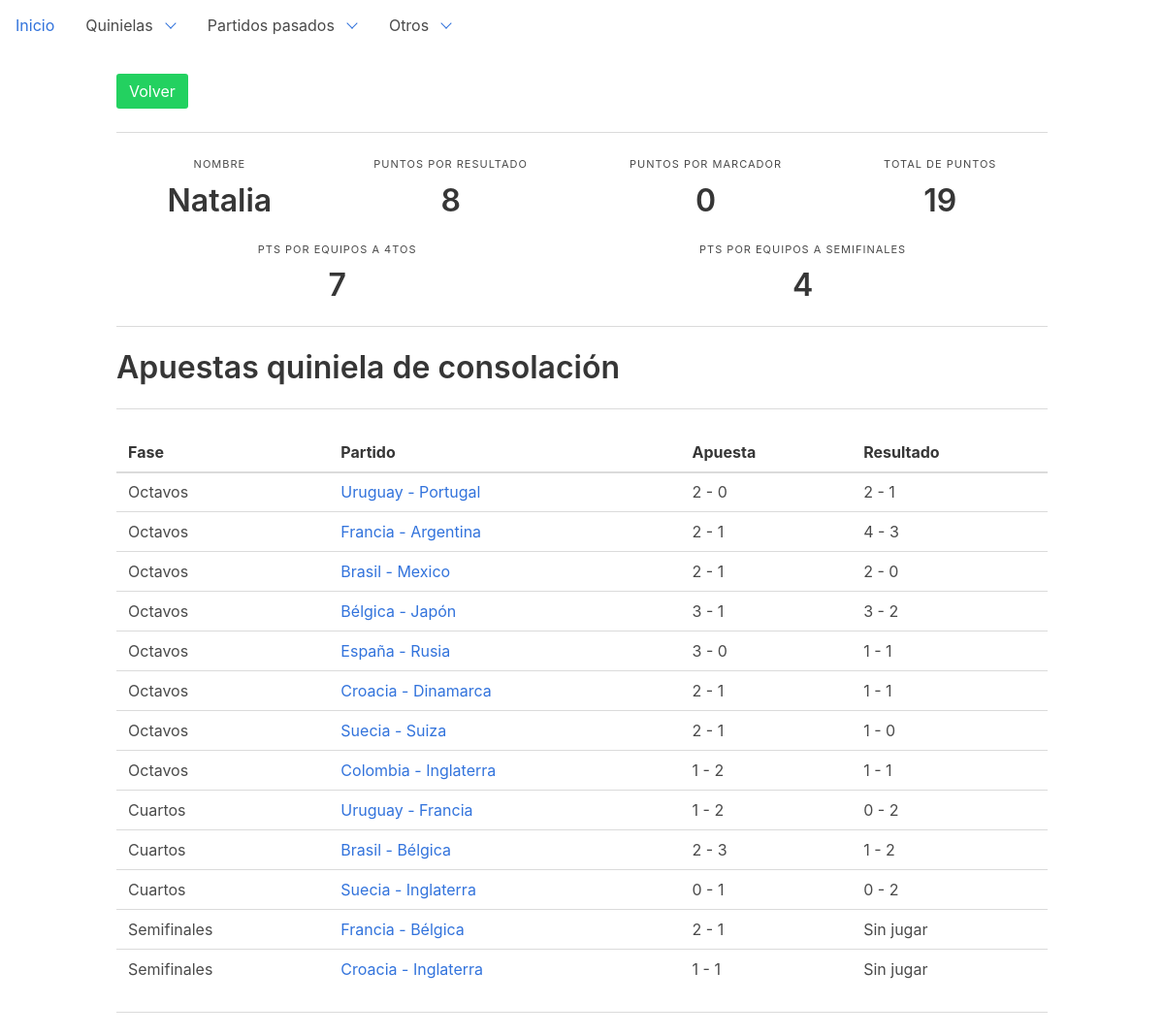
Before: /dashboard/gamblers/34-2 with the older database file.
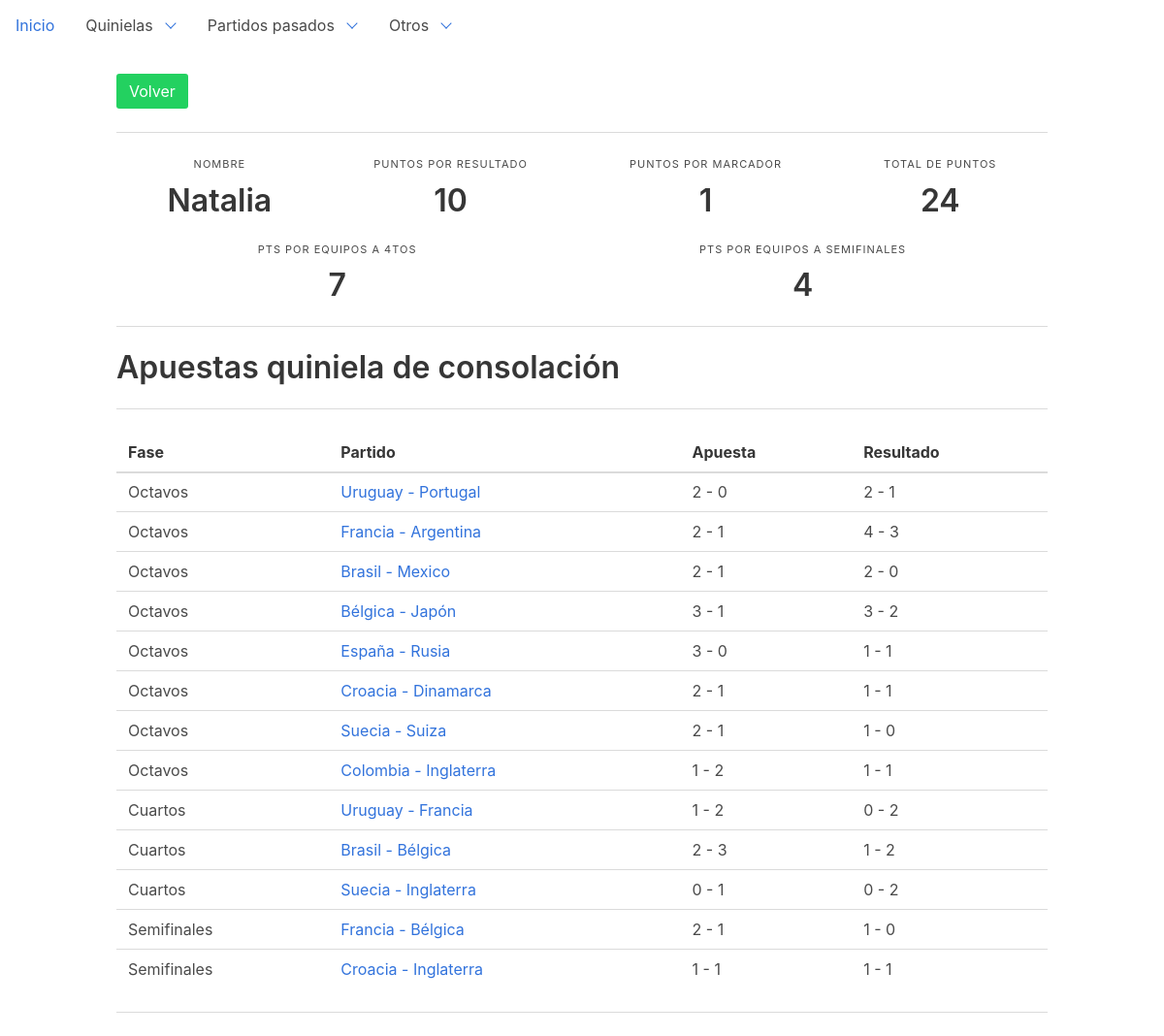
After: the same page with the newer database file.
### dashboard/models.py (models this page shows, shortened)
class Gambler(models.Model):
    name = models.CharField(max_length=48)
    points_result = models.IntegerField(default=0)
    points_score = models.IntegerField(default=0)
    points_result2 = models.IntegerField(default=0)
    points_score2 = models.IntegerField(default=0)
    points_8vo = models.IntegerField(default=0)
    points_4vo = models.IntegerField(default=0)
    points_semi = models.IntegerField(default=0)
    points_3er = models.IntegerField(default=0)
    points_final = models.IntegerField(default=0)
    points_4vo2 = models.IntegerField(default=0)
    points_semi2 = models.IntegerField(default=0)
    points_3er2 = models.IntegerField(default=0)
    points_final2 = models.IntegerField(default=0)

class Bet(models.Model):
    source = models.ForeignKey('Gambler', on_delete=models.DO_NOTHING, verbose_name='Fuente')
    match = models.ForeignKey('Match', on_delete=models.DO_NOTHING, verbose_name='Partido de referencia')
    team1 = models.ForeignKey('Team', on_delete=models.DO_NOTHING, related_name='bteam1', default="2",
                              verbose_name='Equipo 1')
    team2 = models.ForeignKey('Team', on_delete=models.DO_NOTHING, related_name='bteam2', default="2",
                              verbose_name='Equipo 2')
    goals_team1 = models.IntegerField(default=0, verbose_name='Goles equipo 1')
    goals_team2 = models.IntegerField(default=0, verbose_name='Goles equipo 2')
    type = models.CharField(default="Original", max_length=32, null=True)
    checked = models.BooleanField(default=False)
    class Meta:
        ordering = ["source"]
        unique_together = (("source", "match", "type"),)

class Match(models.Model):
    STAGE_CHOICES = (
        ('1', 'Primera fase'),
        ('2', 'Octavos'),
        ('3', 'Cuartos'),
        ('4', 'Semifinales'),
        ('5', 'Tercer lugar'),
        ('6', 'Finales'),
    )
    team1 = models.ForeignKey('Team', on_delete=models.DO_NOTHING, related_name='team1')
    team2 = models.ForeignKey('Team', on_delete=models.DO_NOTHING, related_name='team2')
    game_date = models.DateTimeField(null=True)
    stage = models.CharField(choices=STAGE_CHOICES, max_length=1, default='1')

class Team(models.Model):
    GROUP_CHOICES = (
        ('A', 'Grupo A'),
        ('B', 'Grupo B'),
        ('C', 'Grupo C'),
        ('D', 'Grupo D'),
        ('E', 'Grupo E'),
        ('F', 'Grupo F'),
        ('G', 'Grupo G'),
        ('H', 'Grupo H'),
    )
    group = models.CharField(choices=GROUP_CHOICES, max_length=1, null=True, default='A')
    name = models.CharField(max_length=32)
    code = models.CharField(max_length=32)
    cups = models.IntegerField(default=0)
    finals = models.IntegerField(default=0)
    semifinals = models.IntegerField(default=0)
    class Meta:
        ordering = ["name"]
    def __str__(self):
        return self.name

### dashboard/views.py (the view)
# urls.py: url(r'^gamblers/(?P<pk>\d+)-2$', views.SecondGamblerDetailView.as_view(), name='second-gambler-detail'),
class SecondGamblerDetailView(DetailView):
    model = Gambler
    template_name = "dashboard/second_gambler_detail.html"

### dashboard/templatetags/custom_tags.py (called while the page is built)
@register.filter()
def total_points2(value, arg):
    gambler = Gambler.objects.get(name=arg)
    points = gambler.points_semi2 + gambler.points_score2 + gambler.points_final2 + gambler.points_4vo2 + gambler.points_3er2 + gambler.points_result2
    return str(points)

@register.filter()
def result2(value, arg):
    try:
        bet = Bet.objects.get(match=arg, source__name="Oficial")
    except Bet.DoesNotExist:
        return 'Sin jugar'
    return str(bet.goals_team1) + " - " + str(bet.goals_team2)

### templates/dashboard/second_gambler_detail.html (shortened to what this page needs)
{% extends 'base.html' %}
{% load custom_tags %}
{% block content %}
    <a class="button is-success" href="{% url 'second-gambler-list' %}">Volver</a>
    <hr>
    <div class="level">
        <div class="level-item has-text-centered">
            <div>
                <p class="heading">Nombre</p>
                <p class="title">{{ gambler.name }}</p>
            </div>
        </div>
        <div class="level-item has-text-centered">
            <div>
                <p class="heading">Puntos por resultado</p>
                <p class="title">{{ gambler.points_result2 }}</p>
            </div>
        </div>
        <div class="level-item has-text-centered">
            <div>
                <p class="heading">Puntos por marcador</p>
                <p class="title">{{ gambler.points_score2 }}</p>
            </div>
        </div>
        <div class="level-item has-text-centered">
            <div>
                <p class="heading">Total de puntos</p>
                <p class="title"> {{ value|total_points2:gambler.name }}</p>
            </div>
        </div>
    </div>
    <div class="level">
        <div class="level-item has-text-centered">
            <div>
                <p class="heading">Pts por equipos a 4tos</p>
                <p class="title">{{ gambler.points_4vo2 }}</p>
            </div>
        </div>
        <div class="level-item has-text-centered">
            <div>
                <p class="heading">Pts por equipos a semifinales</p>
                <p class="title">{{ gambler.points_semi2 }}</p>
            </div>
        </div>
    </div>
    <hr>
    <div class="level">
        <div>
            <p class="title">
                Apuestas quiniela de consolación
            </p>
        </div>
        <br/>
    </div>
    <hr>
    <div class="level">
        <table class="sortable">
            <thead>
            <tr>
                <th>Fase</th>
                <th>Partido</th>
                <th>Apuesta</th>
                <th>Resultado</th>
            </tr>
            </thead>
            <tbody>
            {% for bet in gambler.bet_set.all %}
                <tr>
                    {% if bet.type != "Original" %}
                        <td>{{ bet.match.get_stage_display }}</td>
                        <td><a href="{% url 'second-bet-detail' bet.pk %}">{{ bet.team1 }} - {{ bet.team2 }}</a></td>
                        <td>{{ bet.goals_team1 }} - {{ bet.goals_team2 }}</td>
                        <td>{{ total|result2:bet.match }}</td>
                    {% endif %}
                </tr>
            {% endfor %}
            </tbody>
        </table>
    </div>
    <hr>
{% endblock %}

### templates/base.html (shortened to what this page needs)
{% load static %}
<!DOCTYPE HTML PUBLIC "-//W3C//DTD HTML 4.01//EN">
<html lang="en">
<head>
    <link rel="stylesheet" href="{% static "css/bulma.min.css" %}">
</head>
<body>
{% include 'includes/nav.html' %}
<div class="container">
    <div class="content">
        <br>
        {% block content %}
        {% endblock %}
    </div>
</div>
</body>
</html>

### templates/includes/nav.html (shortened to what this page needs)
<nav class="navbar is-transparent">
    <div id="navbar-menu" class="navbar-menu">
        <div class="navbar-start">
            <a class="navbar-item" href="{% url 'index' %}">
                Inicio
            </a>
            <div class="navbar-item has-dropdown is-hoverable">
                <a class="navbar-link" href="#">
                    Quinielas
                </a>
            </div>
            <div class="navbar-item has-dropdown is-hoverable">
                <a class="navbar-link" href="#">
                    Partidos pasados
                </a>
            </div>
            <div class="navbar-item has-dropdown is-hoverable">
                <a class="navbar-link" href="#">
                    Otros
                </a>
            </div>
        </div>
    </div>
</nav>

Changed rows visible on the page:
changed Gambler "Natalia": points_result2 "8" → "10"; points_score2 "0" → "1"; name+points_semi2+points_score2 "19" → "24"
changed Bet (number 12 of 13 on the later page): match.goals_team2 "Sin jugar" → "1 - 0"
changed Bet (number 13 of 13 on the later page): match.goals_team2 "Sin jugar" → "1 - 1"
